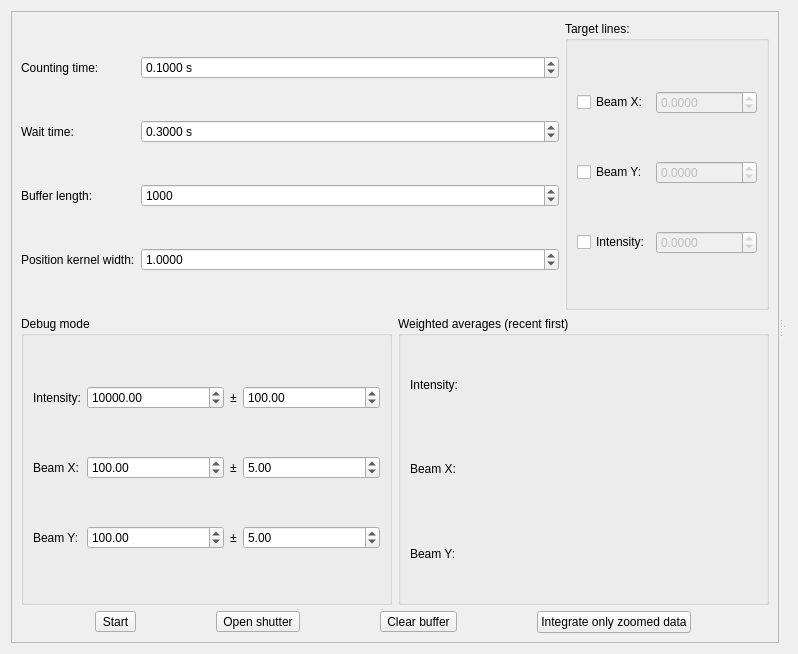
<?xml version="1.0" encoding="UTF-8"?>
<ui version="4.0">
 <class>Form</class>
 <widget class="QWidget" name="Form">
  <property name="geometry">
   <rect>
    <x>0</x>
    <y>0</y>
    <width>798</width>
    <height>654</height>
   </rect>
  </property>
  <property name="windowTitle">
   <string>Beam monitor</string>
  </property>
  <property name="windowIcon">
   <iconset resource="../../../resource/icons/icons.qrc">
    <normaloff>:/icons/beammonitor.svg</normaloff>:/icons/beammonitor.svg</iconset>
  </property>
  <layout class="QVBoxLayout" name="verticalLayout">
   <item>
    <widget class="QSplitter" name="splitter_2">
     <property name="orientation">
      <enum>Qt::Horizontal</enum>
     </property>
     <widget class="QFrame" name="frame">
      <property name="frameShape">
       <enum>QFrame::StyledPanel</enum>
      </property>
      <property name="frameShadow">
       <enum>QFrame::Raised</enum>
      </property>
      <layout class="QVBoxLayout" name="verticalLayout_2">
       <item>
        <layout class="QHBoxLayout" name="horizontalLayout">
         <item>
          <layout class="QGridLayout" name="gridLayout_5">
           <item row="3" column="0">
            <widget class="QLabel" name="label_4">
             <property name="text">
              <string>Position kernel width:</string>
             </property>
             <property name="buddy">
              <cstring>positionKDEWidthDoubleSpinBox</cstring>
             </property>
            </widget>
           </item>
           <item row="0" column="0">
            <widget class="QLabel" name="label">
             <property name="text">
              <string>Counting time:</string>
             </property>
             <property name="buddy">
              <cstring>expTimeDoubleSpinBox</cstring>
             </property>
            </widget>
           </item>
           <item row="1" column="0">
            <widget class="QLabel" name="label_3">
             <property name="text">
              <string>Wait time:</string>
             </property>
             <property name="buddy">
              <cstring>waitTimeDoubleSpinBox</cstring>
             </property>
            </widget>
           </item>
           <item row="2" column="0">
            <widget class="QLabel" name="label_2">
             <property name="text">
              <string>Buffer length:</string>
             </property>
             <property name="buddy">
              <cstring>bufferLengthSpinBox</cstring>
             </property>
            </widget>
           </item>
           <item row="0" column="1">
            <widget class="QDoubleSpinBox" name="expTimeDoubleSpinBox">
             <property name="sizePolicy">
              <sizepolicy hsizetype="Preferred" vsizetype="Fixed">
               <horstretch>1</horstretch>
               <verstretch>0</verstretch>
              </sizepolicy>
             </property>
             <property name="suffix">
              <string> s</string>
             </property>
             <property name="decimals">
              <number>4</number>
             </property>
             <property name="minimum">
              <double>0.000100000000000</double>
             </property>
             <property name="maximum">
              <double>99999.999899999995250</double>
             </property>
             <property name="singleStep">
              <double>0.100000000000000</double>
             </property>
             <property name="value">
              <double>0.100000000000000</double>
             </property>
            </widget>
           </item>
           <item row="1" column="1">
            <widget class="QDoubleSpinBox" name="waitTimeDoubleSpinBox">
             <property name="sizePolicy">
              <sizepolicy hsizetype="Preferred" vsizetype="Fixed">
               <horstretch>1</horstretch>
               <verstretch>0</verstretch>
              </sizepolicy>
             </property>
             <property name="suffix">
              <string> s</string>
             </property>
             <property name="decimals">
              <number>4</number>
             </property>
             <property name="maximum">
              <double>99999.999899999995250</double>
             </property>
             <property name="singleStep">
              <double>0.100000000000000</double>
             </property>
             <property name="value">
              <double>0.300000000000000</double>
             </property>
            </widget>
           </item>
           <item row="2" column="1">
            <widget class="QSpinBox" name="bufferLengthSpinBox">
             <property name="sizePolicy">
              <sizepolicy hsizetype="Preferred" vsizetype="Fixed">
               <horstretch>1</horstretch>
               <verstretch>0</verstretch>
              </sizepolicy>
             </property>
             <property name="keyboardTracking">
              <bool>false</bool>
             </property>
             <property name="minimum">
              <number>1</number>
             </property>
             <property name="maximum">
              <number>99999999</number>
             </property>
             <property name="value">
              <number>1000</number>
             </property>
            </widget>
           </item>
           <item row="3" column="1">
            <widget class="QDoubleSpinBox" name="positionKDEWidthDoubleSpinBox">
             <property name="sizePolicy">
              <sizepolicy hsizetype="Preferred" vsizetype="Fixed">
               <horstretch>1</horstretch>
               <verstretch>0</verstretch>
              </sizepolicy>
             </property>
             <property name="keyboardTracking">
              <bool>false</bool>
             </property>
             <property name="decimals">
              <number>4</number>
             </property>
             <property name="minimum">
              <double>0.000100000000000</double>
             </property>
             <property name="maximum">
              <double>99.999899999999997</double>
             </property>
             <property name="value">
              <double>1.000000000000000</double>
             </property>
            </widget>
           </item>
          </layout>
         </item>
         <item>
          <widget class="QGroupBox" name="targetGroupBox">
           <property name="title">
            <string>Target lines:</string>
           </property>
           <layout class="QGridLayout" name="gridLayout_4">
            <item row="2" column="0">
             <widget class="QCheckBox" name="intensityTargetCheckBox">
              <property name="text">
               <string>Intensity:</string>
              </property>
             </widget>
            </item>
            <item row="0" column="0">
             <widget class="QCheckBox" name="beamXTargetCheckBox">
              <property name="text">
               <string>Beam X:</string>
              </property>
             </widget>
            </item>
            <item row="1" column="0">
             <widget class="QCheckBox" name="beamYTargetCheckBox">
              <property name="text">
               <string>Beam Y:</string>
              </property>
             </widget>
            </item>
            <item row="2" column="1">
             <widget class="QDoubleSpinBox" name="intensityTargetDoubleSpinBox">
              <property name="enabled">
               <bool>false</bool>
              </property>
              <property name="decimals">
               <number>4</number>
              </property>
              <property name="minimum">
               <double>-9999999999999999455752309870428160.000000000000000</double>
              </property>
              <property name="maximum">
               <double>9999999999999999455752309870428160.000000000000000</double>
              </property>
             </widget>
            </item>
            <item row="1" column="1">
             <widget class="QDoubleSpinBox" name="beamYTargetDoubleSpinBox">
              <property name="enabled">
               <bool>false</bool>
              </property>
              <property name="decimals">
               <number>4</number>
              </property>
              <property name="minimum">
               <double>-9999999999999999455752309870428160.000000000000000</double>
              </property>
              <property name="maximum">
               <double>9999999999999999455752309870428160.000000000000000</double>
              </property>
             </widget>
            </item>
            <item row="0" column="1">
             <widget class="QDoubleSpinBox" name="beamXTargetDoubleSpinBox">
              <property name="enabled">
               <bool>false</bool>
              </property>
              <property name="decimals">
               <number>4</number>
              </property>
              <property name="minimum">
               <double>-9999999999999999455752309870428160.000000000000000</double>
              </property>
              <property name="maximum">
               <double>9999999999999999455752309870428160.000000000000000</double>
              </property>
             </widget>
            </item>
           </layout>
          </widget>
         </item>
        </layout>
       </item>
       <item>
        <layout class="QHBoxLayout" name="horizontalLayout_3">
         <item>
          <widget class="QGroupBox" name="debugModeGroupBox">
           <property name="title">
            <string>Debug mode</string>
           </property>
           <layout class="QGridLayout" name="gridLayout_2">
            <item row="2" column="1">
             <widget class="QDoubleSpinBox" name="debugBeamXMeanDoubleSpinBox">
              <property name="keyboardTracking">
               <bool>false</bool>
              </property>
              <property name="minimum">
               <double>-99999.000000000000000</double>
              </property>
              <property name="maximum">
               <double>99999.000000000000000</double>
              </property>
              <property name="value">
               <double>100.000000000000000</double>
              </property>
             </widget>
            </item>
            <item row="2" column="3">
             <widget class="QDoubleSpinBox" name="debugBeamXSTDDoubleSpinBox">
              <property name="keyboardTracking">
               <bool>false</bool>
              </property>
              <property name="maximum">
               <double>99999.000000000000000</double>
              </property>
              <property name="value">
               <double>5.000000000000000</double>
              </property>
             </widget>
            </item>
            <item row="1" column="2">
             <widget class="QLabel" name="label_6">
              <property name="sizePolicy">
               <sizepolicy hsizetype="Maximum" vsizetype="Preferred">
                <horstretch>0</horstretch>
                <verstretch>0</verstretch>
               </sizepolicy>
              </property>
              <property name="text">
               <string>±</string>
              </property>
             </widget>
            </item>
            <item row="1" column="3">
             <widget class="QDoubleSpinBox" name="debugIntensitySTDDoubleSpinBox">
              <property name="keyboardTracking">
               <bool>false</bool>
              </property>
              <property name="maximum">
               <double>9999999.000000000000000</double>
              </property>
              <property name="value">
               <double>100.000000000000000</double>
              </property>
             </widget>
            </item>
            <item row="2" column="0">
             <widget class="QLabel" name="label_7">
              <property name="sizePolicy">
               <sizepolicy hsizetype="Maximum" vsizetype="Preferred">
                <horstretch>0</horstretch>
                <verstretch>0</verstretch>
               </sizepolicy>
              </property>
              <property name="text">
               <string>Beam X:</string>
              </property>
              <property name="buddy">
               <cstring>debugBeamXMeanDoubleSpinBox</cstring>
              </property>
             </widget>
            </item>
            <item row="1" column="0">
             <widget class="QLabel" name="label_5">
              <property name="sizePolicy">
               <sizepolicy hsizetype="Maximum" vsizetype="Preferred">
                <horstretch>0</horstretch>
                <verstretch>0</verstretch>
               </sizepolicy>
              </property>
              <property name="text">
               <string>Intensity:</string>
              </property>
              <property name="buddy">
               <cstring>debugIntensityMeanDoubleSpinBox</cstring>
              </property>
             </widget>
            </item>
            <item row="1" column="1">
             <widget class="QDoubleSpinBox" name="debugIntensityMeanDoubleSpinBox">
              <property name="keyboardTracking">
               <bool>false</bool>
              </property>
              <property name="maximum">
               <double>99999999.000000000000000</double>
              </property>
              <property name="value">
               <double>10000.000000000000000</double>
              </property>
             </widget>
            </item>
            <item row="3" column="1">
             <widget class="QDoubleSpinBox" name="debugBeamYMeanDoubleSpinBox">
              <property name="keyboardTracking">
               <bool>false</bool>
              </property>
              <property name="minimum">
               <double>-99999.000000000000000</double>
              </property>
              <property name="maximum">
               <double>99999.000000000000000</double>
              </property>
              <property name="value">
               <double>100.000000000000000</double>
              </property>
             </widget>
            </item>
            <item row="3" column="3">
             <widget class="QDoubleSpinBox" name="debugBeamYSTDDoubleSpinBox">
              <property name="keyboardTracking">
               <bool>false</bool>
              </property>
              <property name="maximum">
               <double>99999.000000000000000</double>
              </property>
              <property name="value">
               <double>5.000000000000000</double>
              </property>
             </widget>
            </item>
            <item row="3" column="0">
             <widget class="QLabel" name="label_8">
              <property name="sizePolicy">
               <sizepolicy hsizetype="Maximum" vsizetype="Preferred">
                <horstretch>0</horstretch>
                <verstretch>0</verstretch>
               </sizepolicy>
              </property>
              <property name="text">
               <string>Beam Y:</string>
              </property>
              <property name="buddy">
               <cstring>debugBeamYMeanDoubleSpinBox</cstring>
              </property>
             </widget>
            </item>
            <item row="2" column="2">
             <widget class="QLabel" name="label_9">
              <property name="text">
               <string>±</string>
              </property>
             </widget>
            </item>
            <item row="3" column="2">
             <widget class="QLabel" name="label_10">
              <property name="text">
               <string>±</string>
              </property>
             </widget>
            </item>
           </layout>
          </widget>
         </item>
         <item>
          <widget class="QGroupBox" name="groupBox_2">
           <property name="title">
            <string>Weighted averages (recent first)</string>
           </property>
           <layout class="QGridLayout" name="gridLayout_3">
            <item row="1" column="0">
             <widget class="QLabel" name="label_12">
              <property name="sizePolicy">
               <sizepolicy hsizetype="Maximum" vsizetype="Preferred">
                <horstretch>0</horstretch>
                <verstretch>0</verstretch>
               </sizepolicy>
              </property>
              <property name="text">
               <string>Beam X:</string>
              </property>
             </widget>
            </item>
            <item row="0" column="0">
             <widget class="QLabel" name="label_11">
              <property name="sizePolicy">
               <sizepolicy hsizetype="Maximum" vsizetype="Preferred">
                <horstretch>0</horstretch>
                <verstretch>0</verstretch>
               </sizepolicy>
              </property>
              <property name="text">
               <string>Intensity:</string>
              </property>
             </widget>
            </item>
            <item row="2" column="0">
             <widget class="QLabel" name="label_13">
              <property name="sizePolicy">
               <sizepolicy hsizetype="Maximum" vsizetype="Preferred">
                <horstretch>0</horstretch>
                <verstretch>0</verstretch>
               </sizepolicy>
              </property>
              <property name="text">
               <string>Beam Y:</string>
              </property>
             </widget>
            </item>
            <item row="0" column="1">
             <widget class="QLabel" name="intensityAverageLabel">
              <property name="text">
               <string/>
              </property>
             </widget>
            </item>
            <item row="1" column="1">
             <widget class="QLabel" name="beamXAverageLabel">
              <property name="text">
               <string/>
              </property>
             </widget>
            </item>
            <item row="2" column="1">
             <widget class="QLabel" name="beamYAverageLabel">
              <property name="text">
               <string/>
              </property>
             </widget>
            </item>
           </layout>
          </widget>
         </item>
        </layout>
       </item>
       <item>
        <layout class="QHBoxLayout" name="horizontalLayout_2">
         <item>
          <widget class="QToolButton" name="startStopToolButton">
           <property name="text">
            <string>Start</string>
           </property>
           <property name="icon">
            <iconset resource="../../../resource/icons/icons.qrc">
             <normaloff>:/icons/start.svg</normaloff>:/icons/start.svg</iconset>
           </property>
           <property name="iconSize">
            <size>
             <width>24</width>
             <height>24</height>
            </size>
           </property>
           <property name="toolButtonStyle">
            <enum>Qt::ToolButtonTextBesideIcon</enum>
           </property>
          </widget>
         </item>
         <item>
          <widget class="QToolButton" name="shutterToolButton">
           <property name="text">
            <string>Open shutter</string>
           </property>
           <property name="icon">
            <iconset resource="../../../resource/icons/icons.qrc">
             <normaloff>:/icons/beamshutter.svg</normaloff>:/icons/beamshutter.svg</iconset>
           </property>
           <property name="iconSize">
            <size>
             <width>24</width>
             <height>24</height>
            </size>
           </property>
           <property name="checkable">
            <bool>true</bool>
           </property>
           <property name="toolButtonStyle">
            <enum>Qt::ToolButtonTextBesideIcon</enum>
           </property>
          </widget>
         </item>
         <item>
          <widget class="QToolButton" name="clearBufferToolButton">
           <property name="text">
            <string>Clear buffer</string>
           </property>
           <property name="icon">
            <iconset theme="edit-clear-all">
             <normaloff>.</normaloff>.</iconset>
           </property>
           <property name="iconSize">
            <size>
             <width>24</width>
             <height>24</height>
            </size>
           </property>
           <property name="toolButtonStyle">
            <enum>Qt::ToolButtonTextBesideIcon</enum>
           </property>
          </widget>
         </item>
         <item>
          <widget class="QPushButton" name="integrateOnlyZoomedPushButton">
           <property name="sizePolicy">
            <sizepolicy hsizetype="Fixed" vsizetype="Fixed">
             <horstretch>0</horstretch>
             <verstretch>0</verstretch>
            </sizepolicy>
           </property>
           <property name="text">
            <string>Integrate only zoomed data</string>
           </property>
           <property name="checkable">
            <bool>true</bool>
           </property>
          </widget>
         </item>
        </layout>
       </item>
       <item>
        <layout class="QVBoxLayout" name="plotImageVerticalLayout">
         <property name="topMargin">
          <number>0</number>
         </property>
        </layout>
       </item>
      </layout>
     </widget>
     <widget class="QSplitter" name="splitter">
      <property name="orientation">
       <enum>Qt::Vertical</enum>
      </property>
      <widget class="QWidget" name="verticalLayoutWidget">
       <layout class="QVBoxLayout" name="intensityFigureVerticalLayout"/>
      </widget>
      <widget class="QWidget" name="verticalLayoutWidget_2">
       <layout class="QVBoxLayout" name="positionFigureVerticalLayout"/>
      </widget>
     </widget>
    </widget>
   </item>
  </layout>
 </widget>
 <tabstops>
  <tabstop>beamXTargetCheckBox</tabstop>
  <tabstop>beamXTargetDoubleSpinBox</tabstop>
  <tabstop>beamYTargetCheckBox</tabstop>
  <tabstop>beamYTargetDoubleSpinBox</tabstop>
  <tabstop>intensityTargetCheckBox</tabstop>
  <tabstop>intensityTargetDoubleSpinBox</tabstop>
  <tabstop>debugIntensityMeanDoubleSpinBox</tabstop>
  <tabstop>debugIntensitySTDDoubleSpinBox</tabstop>
  <tabstop>debugBeamXMeanDoubleSpinBox</tabstop>
  <tabstop>debugBeamXSTDDoubleSpinBox</tabstop>
  <tabstop>debugBeamYMeanDoubleSpinBox</tabstop>
  <tabstop>debugBeamYSTDDoubleSpinBox</tabstop>
  <tabstop>startStopToolButton</tabstop>
  <tabstop>shutterToolButton</tabstop>
  <tabstop>clearBufferToolButton</tabstop>
 </tabstops>
 <resources>
  <include location="../../../resource/icons/icons.qrc"/>
 </resources>
 <connections>
  <connection>
   <sender>beamXTargetCheckBox</sender>
   <signal>toggled(bool)</signal>
   <receiver>beamXTargetDoubleSpinBox</receiver>
   <slot>setEnabled(bool)</slot>
   <hints>
    <hint type="sourcelabel">
     <x>58</x>
     <y>212</y>
    </hint>
    <hint type="destinationlabel">
     <x>437</x>
     <y>211</y>
    </hint>
   </hints>
  </connection>
  <connection>
   <sender>beamYTargetCheckBox</sender>
   <signal>toggled(bool)</signal>
   <receiver>beamYTargetDoubleSpinBox</receiver>
   <slot>setEnabled(bool)</slot>
   <hints>
    <hint type="sourcelabel">
     <x>150</x>
     <y>240</y>
    </hint>
    <hint type="destinationlabel">
     <x>494</x>
     <y>245</y>
    </hint>
   </hints>
  </connection>
  <connection>
   <sender>intensityTargetCheckBox</sender>
   <signal>toggled(bool)</signal>
   <receiver>intensityTargetDoubleSpinBox</receiver>
   <slot>setEnabled(bool)</slot>
   <hints>
    <hint type="sourcelabel">
     <x>68</x>
     <y>270</y>
    </hint>
    <hint type="destinationlabel">
     <x>466</x>
     <y>275</y>
    </hint>
   </hints>
  </connection>
 </connections>
</ui>
